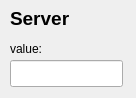
<?xml version="1.0" encoding="UTF-8"?>
<ui version="4.0">
 <class>Server</class>
 <widget class="QWidget" name="Server">
  <property name="geometry">
   <rect>
    <x>0</x>
    <y>0</y>
    <width>136</width>
    <height>98</height>
   </rect>
  </property>
  <property name="windowTitle">
   <string>Form</string>
  </property>
  <widget class="QLabel" name="widget_header">
   <property name="geometry">
    <rect>
     <x>10</x>
     <y>10</y>
     <width>67</width>
     <height>17</height>
    </rect>
   </property>
   <property name="font">
    <font>
     <pointsize>14</pointsize>
     <weight>75</weight>
     <bold>true</bold>
    </font>
   </property>
   <property name="text">
    <string>Server</string>
   </property>
  </widget>
  <widget class="QLabel" name="value_label">
   <property name="geometry">
    <rect>
     <x>10</x>
     <y>40</y>
     <width>41</width>
     <height>17</height>
    </rect>
   </property>
   <property name="text">
    <string>value:</string>
   </property>
  </widget>
  <widget class="QLineEdit" name="value_edit">
   <property name="geometry">
    <rect>
     <x>10</x>
     <y>60</y>
     <width>113</width>
     <height>27</height>
    </rect>
   </property>
  </widget>
 </widget>
 <resources/>
 <connections/>
</ui>
